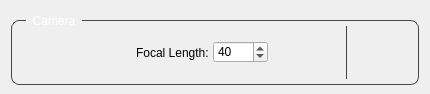
<?xml version="1.0" encoding="UTF-8"?>
<ui version="4.0">
 <class>wg_camera</class>
 <widget class="QWidget" name="wg_camera">
  <property name="geometry">
   <rect>
    <x>0</x>
    <y>0</y>
    <width>430</width>
    <height>94</height>
   </rect>
  </property>
  <property name="minimumSize">
   <size>
    <width>0</width>
    <height>0</height>
   </size>
  </property>
  <property name="windowTitle">
   <string>Form</string>
  </property>
  <layout class="QHBoxLayout" name="horizontalLayout">
   <property name="spacing">
    <number>0</number>
   </property>
   <property name="bottomMargin">
    <number>9</number>
   </property>
   <item>
    <widget class="QGroupBox" name="gBox_cam">
     <property name="styleSheet">
      <string notr="true">QGroupBox{
	border: 1px solid rgb(70, 70, 70);
    border-radius: 8px;
	margin-top: 9px;
}

QGroupBox::title{
	color: white;
	left: 15px;
	subcontrol-position: top left;
	padding: 0 5px;
	margin-top: -12px;
}</string>
     </property>
     <property name="title">
      <string>Camera</string>
     </property>
     <layout class="QHBoxLayout" name="horizontalLayout_3">
      <property name="spacing">
       <number>9</number>
      </property>
      <property name="leftMargin">
       <number>5</number>
      </property>
      <property name="topMargin">
       <number>5</number>
      </property>
      <property name="rightMargin">
       <number>5</number>
      </property>
      <property name="bottomMargin">
       <number>5</number>
      </property>
      <item>
       <layout class="QHBoxLayout" name="horizontalLayout_2" stretch="0,0,0,0,0,0,1,0,0,0,0">
        <property name="spacing">
         <number>4</number>
        </property>
        <property name="leftMargin">
         <number>10</number>
        </property>
        <property name="topMargin">
         <number>0</number>
        </property>
        <property name="rightMargin">
         <number>10</number>
        </property>
        <property name="bottomMargin">
         <number>0</number>
        </property>
        <item>
         <widget class="QPushButton" name="btn_camera">
          <property name="minimumSize">
           <size>
            <width>35</width>
            <height>35</height>
           </size>
          </property>
          <property name="maximumSize">
           <size>
            <width>35</width>
            <height>35</height>
           </size>
          </property>
          <property name="toolTip">
           <string>Select Camera</string>
          </property>
          <property name="styleSheet">
           <string notr="true">QPushButton{
	border: none;
	image: url(:/camera/icons/cameras.png);
	width: 25px;
	height: 25px;
}

QPushButton:checked{
	border: none;
	background-color: transparent;
	image: url(:/camera/icons/cameras_clicked.png);
	width: 25px;
	height: 25px;
}</string>
          </property>
          <property name="text">
           <string/>
          </property>
          <property name="checkable">
           <bool>true</bool>
          </property>
         </widget>
        </item>
        <item>
         <spacer name="verticalSpacer_4">
          <property name="orientation">
           <enum>Qt::Vertical</enum>
          </property>
          <property name="sizeHint" stdset="0">
           <size>
            <width>16</width>
            <height>40</height>
           </size>
          </property>
         </spacer>
        </item>
        <item>
         <widget class="QPushButton" name="btn_lock">
          <property name="minimumSize">
           <size>
            <width>20</width>
            <height>20</height>
           </size>
          </property>
          <property name="maximumSize">
           <size>
            <width>20</width>
            <height>20</height>
           </size>
          </property>
          <property name="toolTip">
           <string>Toggle Camera Lock</string>
          </property>
          <property name="styleSheet">
           <string notr="true">QPushButton{
	border: none;
	image: url(:/camera/icons/cameras_lock.png);
	width: 25px;
	height: 25px;
}

QPushButton:checked{
	border: none;
	background-color: transparent;
	image: url(:/camera/icons/cameras_locked.png);
	width: 25px;
	height: 25px;
}</string>
          </property>
          <property name="text">
           <string/>
          </property>
          <property name="checkable">
           <bool>true</bool>
          </property>
         </widget>
        </item>
        <item>
         <spacer name="verticalSpacer">
          <property name="orientation">
           <enum>Qt::Vertical</enum>
          </property>
          <property name="sizeHint" stdset="0">
           <size>
            <width>30</width>
            <height>40</height>
           </size>
          </property>
         </spacer>
        </item>
        <item>
         <widget class="QLabel" name="label">
          <property name="minimumSize">
           <size>
            <width>50</width>
            <height>0</height>
           </size>
          </property>
          <property name="text">
           <string>Focal Length:</string>
          </property>
         </widget>
        </item>
        <item>
         <widget class="QSpinBox" name="sBox_focal_length">
          <property name="minimumSize">
           <size>
            <width>55</width>
            <height>22</height>
           </size>
          </property>
          <property name="maximumSize">
           <size>
            <width>55</width>
            <height>22</height>
           </size>
          </property>
          <property name="minimum">
           <number>1</number>
          </property>
          <property name="maximum">
           <number>1000</number>
          </property>
          <property name="value">
           <number>40</number>
          </property>
         </widget>
        </item>
        <item>
         <spacer name="verticalSpacer_3">
          <property name="orientation">
           <enum>Qt::Vertical</enum>
          </property>
          <property name="sizeHint" stdset="0">
           <size>
            <width>40</width>
            <height>40</height>
           </size>
          </property>
         </spacer>
        </item>
        <item>
         <widget class="Line" name="line">
          <property name="maximumSize">
           <size>
            <width>20</width>
            <height>16777215</height>
           </size>
          </property>
          <property name="styleSheet">
           <string notr="true">QFrame{
	color: rgb(70, 70, 70);
}</string>
          </property>
          <property name="frameShadow">
           <enum>QFrame::Plain</enum>
          </property>
          <property name="orientation">
           <enum>Qt::Vertical</enum>
          </property>
         </widget>
        </item>
        <item>
         <spacer name="verticalSpacer_2">
          <property name="orientation">
           <enum>Qt::Vertical</enum>
          </property>
          <property name="sizeHint" stdset="0">
           <size>
            <width>5</width>
            <height>40</height>
           </size>
          </property>
         </spacer>
        </item>
        <item>
         <widget class="QPushButton" name="btn_camera_options">
          <property name="minimumSize">
           <size>
            <width>22</width>
            <height>22</height>
           </size>
          </property>
          <property name="maximumSize">
           <size>
            <width>22</width>
            <height>22</height>
           </size>
          </property>
          <property name="toolTip">
           <string>More Camera options</string>
          </property>
          <property name="styleSheet">
           <string notr="true">QPushButton{
	border: none;
	image: url(:/camera/icons/rename.png);
	width: 25px;
	height: 25px;
}

QPushButton:pressed{
	border: none;
	background-color: transparent;
	image: url(:/camera/icons/rename_clicked.png);
	width: 25px;
	height: 25px;
}</string>
          </property>
          <property name="text">
           <string/>
          </property>
         </widget>
        </item>
        <item>
         <widget class="QPushButton" name="btn_camera_remove">
          <property name="minimumSize">
           <size>
            <width>20</width>
            <height>22</height>
           </size>
          </property>
          <property name="maximumSize">
           <size>
            <width>20</width>
            <height>22</height>
           </size>
          </property>
          <property name="styleSheet">
           <string notr="true">QPushButton{
	border: none;
	image: url(:/camera/icons/trash.png);
	width: 25px;
	height: 25px;
}

QPushButton:pressed{
	border: none;
	background-color: transparent;
	image: url(:/camera/icons/trash_clicked.png);
	width: 25px;
	height: 25px;
}</string>
          </property>
          <property name="text">
           <string/>
          </property>
         </widget>
        </item>
       </layout>
      </item>
     </layout>
    </widget>
   </item>
  </layout>
 </widget>
 <resources>
  <include location="resources/camera_UI.qrc"/>
 </resources>
 <connections/>
</ui>
